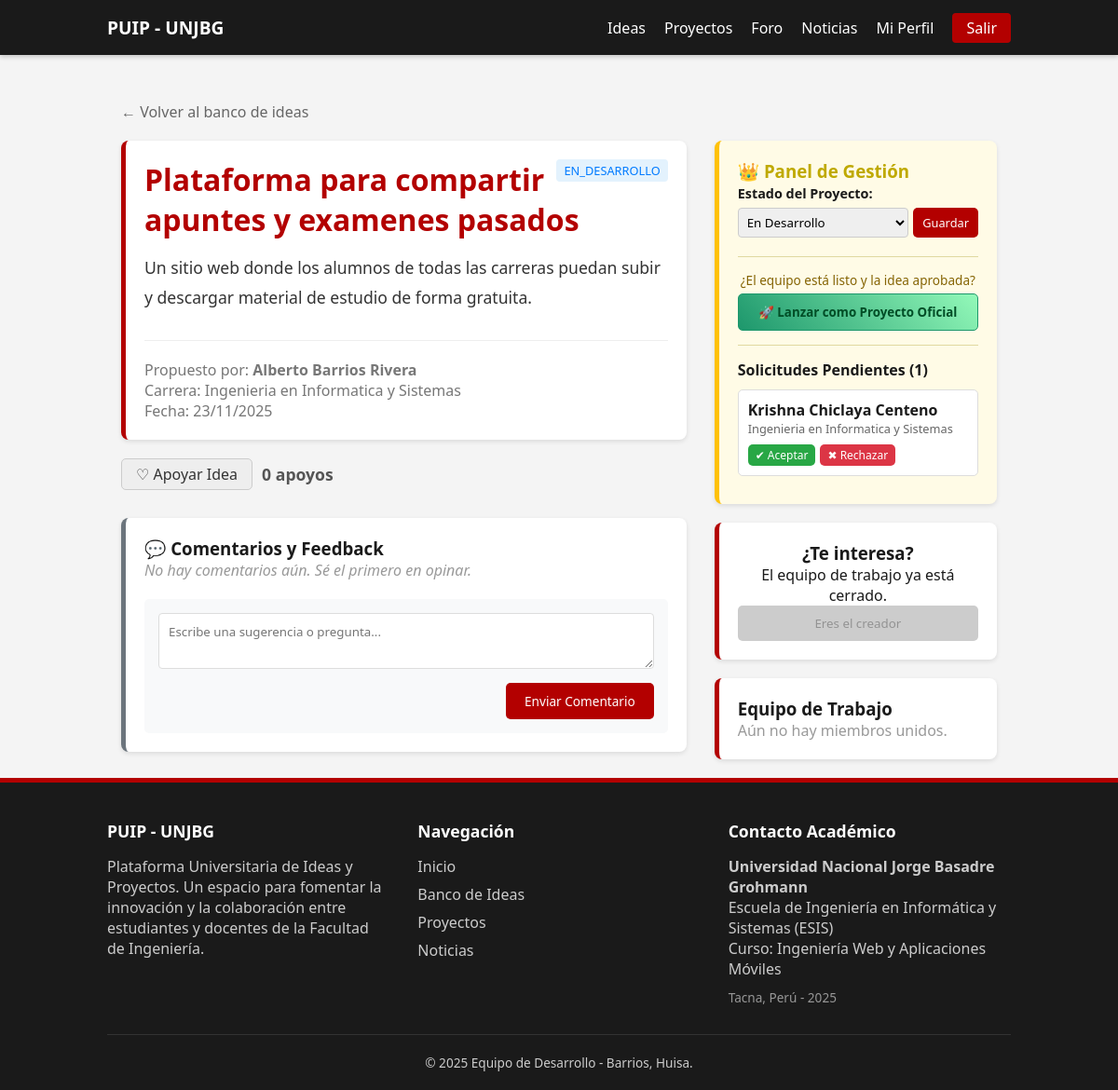
The page /idea/detalle/3 (signed in) on the database its author committed.
### tables this page shows
create table ideas (
    id_idea int primary key auto_increment,
    titulo varchar(255) not null,
    descripcion varchar(500) not null,
    estado enum('abierta', 'en_desarrollo', 'cerrada') not null default 'abierta',
    archivo_adjunto varchar(255) null,
    etiquetas varchar(255) null,
    usuario_creador_id int not null,
    fecha_creacion timestamp default current_timestamp,
    constraint fk_ideas_usuarios foreign key (usuario_creador_id) references usuarios(id_usuario) on delete cascade
);

create table usuarios (
    id_usuario int primary key auto_increment,
    nombre_completo varchar(200) not null,
    correo_electronico varchar(255) not null unique,
    password_hash varchar(255) not null,
    carrera_id int,
    rol enum('estudiante', 'administrador') not null default 'estudiante',
    foto_perfil varchar(255),
    fecha_registro timestamp default current_timestamp,
    constraint fk_usuarios_carreras foreign key (carrera_id) references carreras(id_carrera) on delete set null
);

create table carreras (
    id_carrera int primary key auto_increment,
    nombre varchar(150) not null unique,
    descripcion varchar(500)
);

create table idea_miembros (
    idea_id int not null,
    usuario_id int not null,
    estado_solicitud ENUM('pendiente', 'aceptado', 'rechazado') DEFAULT 'pendiente',
    mensaje_solicitud VARCHAR(255) NULL,
    fecha_union timestamp default current_timestamp,
    primary key (idea_id, usuario_id),
    constraint fk_idea_miembros_ideas foreign key (idea_id) references ideas(id_idea) on delete cascade,
    constraint fk_idea_miembros_usuarios foreign key (usuario_id) references usuarios(id_usuario) on delete cascade
);

### app/controllers/IdeaController.php (called while the page is built, shortened)
<?php
class IdeaController extends Controller {
    public function detalle($id){
        $ideaModel = $this->model('Idea');
        $idea = $ideaModel->obtenerPorId($id);
        $miembros = $ideaModel->obtenerMiembros($id);
        $numVotos = $ideaModel->contarVotos($id);
        $comentarios = $ideaModel->obtenerComentarios($id);
        $yaVote = false;
        $esMiembro = false;
        $estadoMembresia = null;
        $solicitudes = [];
        if(isset($_SESSION['usuario_id']) && $_SESSION['usuario_id'] == $idea->usuario_creador_id){
            $solicitudes = $ideaModel->obtenerSolicitudes($id);
        }
        $datos = [
            'idea' => $idea,
            'miembros' => $miembros,
            'es_miembro' => $esMiembro,
            'estado_membresia' => $estadoMembresia,
            'solicitudes' => $solicitudes,
            'votos' => $numVotos,
            'ya_vote' => $yaVote,
            'comentarios' => $comentarios
        ];
        $this->view('ideas/detalle', $datos);
    }
}

### app/core/App.php (called while the page is built, shortened)
<?php
class App{
    protected $method = 'index';
    public function __construct(){
        $url = $this->parseUrl();
        if(isset($url[0])){
            $controllerName = ucfirst($url[0]) . 'Controller';
            if(file_exists('../app/controllers/' . $controllerName . '.php')){
                unset($url[0]);
            }
        }
        $this->controller = new $this->controller;
        if(isset($url[1])){
            if(method_exists($this->controller, $url[1])){
                $this->method = $url[1];
                unset($url[1]);
            }
        }
        $this->params = $url ? array_values($url) : [];
        call_user_func_array([$this->controller, $this->method], $this->params);
    }
    public function parseURL(){
        if(isset($_GET['url'])){
            return explode('/', filter_var(rtrim($_GET['url'], '/'), FILTER_SANITIZE_URL));
        }
        return [];
    }
}
?>

### public/index.php (called while the page is built, shortened)
<?php
require_once '../app/core/App.php';
require_once '../app/core/Controller.php';
require_once '../app/core/Database.php';
$app = new App();
?>

### app/models/Idea.php (called while the page is built, shortened)
<?php
class Idea {
    private $db;
    public function __construct(){
        $this->db = Database::connect();
    }
    public function obtenerPorId($id){
        $sql = "SELECT i.*, u.nombre_completo as autor, u.correo_electronico, c.nombre as carrera
                FROM ideas i
                JOIN usuarios u ON i.usuario_creador_id = u.id_usuario
                LEFT JOIN carreras c ON u.carrera_id = c.id_carrera
                WHERE i.id_idea = :id";
        $stmt = $this->db->prepare($sql);
        $stmt->bindValue(':id', $id);
        $stmt->execute();
        return $stmt->fetch(PDO::FETCH_OBJ);
    }
    public function obtenerSolicitudes($id_idea){
        $sql = "SELECT u.id_usuario, u.nombre_completo, c.nombre as carrera, im.mensaje_solicitud, im.fecha_union
                FROM idea_miembros im
                JOIN usuarios u ON im.usuario_id = u.id_usuario
                LEFT JOIN carreras c ON u.carrera_id = c.id_carrera
                WHERE im.idea_id = :id AND im.estado_solicitud = 'pendiente'";
        $stmt = $this->db->prepare($sql);
        $stmt->bindValue(':id', $id_idea);
        $stmt->execute();
        return $stmt->fetchAll(PDO::FETCH_OBJ);
    }
}

### app/core/Database.php (called while the page is built, shortened)
<?php
class Database {
    private $host = 'localhost';
    private $db_name = 'plataforma_universitaria';
    private $username = 'root';
    private $password = '';
    private static $instance = null;
    private function __construct() {
        try {
            $this->conn = new PDO(
                "mysql:host=" . $this->host . ";dbname=" . $this->db_name . ";charset=utf8mb4",
                $this->username,
                $this->password
            );
        } catch(PDOException $e) {
            echo "Error de conexion: " . $e->getMessage();
        }
    }
    public static function connect() {
        if (self::$instance === null) {
            self::$instance = new Database();
        }
        return self::$instance->conn;
    }
}
?>

### app/views/ideas/detalle.php (the view, shortened to what this page needs)
<?php require_once APPROOT . '/views/layouts/header.php'; ?>
<div class="container" style="margin-top: 30px;">
    <a href="<?= BASE_URL ?>idea" style="color: #666;">&larr; Volver al banco de ideas</a>
    <div style="display: flex; flex-wrap: wrap; gap: 30px; margin-top: 20px;">
        <div style="flex: 2; min-width: 300px;">
            <div class="card">
                <span class="badge" style="background:#e3f2fd; color:#007bff; float:right;">
                    <?= strtoupper($data['idea']->estado) ?>
                </span>
                <h1 style="color: var(--primary); margin-bottom: 15px;"><?= $data['idea']->titulo ?></h1>
                <p style="font-size: 1.1rem; line-height: 1.8; color: #333;">
                    <?= nl2br($data['idea']->descripcion) ?>
                </p>
                <div style="margin-top: 30px; padding-top: 20px; border-top: 1px solid #eee; color: #777;">
                    <p>Propuesto por: <strong><?= $data['idea']->autor ?></strong></p>
                    <p>Carrera: <?= $data['idea']->carrera ?></p>
                    <p>Fecha: <?= date('d/m/Y', strtotime($data['idea']->fecha_creacion)) ?></p>
                </div>
            </div>
            <div style="display: flex; align-items: center; gap: 10px; margin-bottom: 20px;">
                <?php if(isset($_SESSION['usuario_id'])): ?>
                    <a href="<?= BASE_URL ?>idea/votar/<?= $data['idea']->id_idea ?>"
                    class="btn"
                    style="background: <?= $data['ya_vote'] ? '#e74c3c' : '#eee' ?>;
                            color: <?= $data['ya_vote'] ? 'white' : '#333' ?>;
                            border: 1px solid #ccc; padding: 5px 15px; display: flex; align-items: center; gap: 5px;">
                    <?= $data['ya_vote'] ? '♥ Apoyado' : '♡ Apoyar Idea' ?>
                    </a>
                <?php else: ?>
                    <span style="background: #eee; padding: 5px 15px; border-radius: 5px; color: #666;">♡ Ingresa para apoyar</span>
                <?php endif; ?>
                <strong style="font-size: 1.1rem; color: #555;">
                    <?= $data['votos'] ?> apoyos
                </strong>
            </div>
            <div class="card" style="margin-top: 30px; border-left: 5px solid #6c757d;">
                <h3>💬 Comentarios y Feedback</h3>
                <div style="margin-bottom: 20px; max-height: 400px; overflow-y: auto;">
                    <?php if(empty($data['comentarios'])): ?>
                        <p style="color: #999; font-style: italic;">No hay comentarios aún. Sé el primero en opinar.</p>
                    <?php endif; ?>
                </div>
                <?php if(isset($_SESSION['usuario_id'])): ?>
                    <form action="<?= BASE_URL ?>idea/comentar/<?= $data['idea']->id_idea ?>" method="POST" style="background: #f8f9fa; padding: 15px; border-radius: 5px;">
                        <textarea name="comentario" style="width: 100%; height: 60px; padding: 10px; border: 1px solid #ddd; border-radius: 4px;" placeholder="Escribe una sugerencia o pregunta..." required></textarea>
                        <div style="text-align: right; margin-top: 10px;">
                            <button type="submit" class="btn btn-primary" style="font-size: 0.85rem;">Enviar Comentario</button>
                        </div>
                    </form>
                <?php else: ?>
                    <div style="background: #e9ecef; padding: 10px; text-align: center; border-radius: 5px;">
                        <a href="<?= BASE_URL ?>auth/login" style="font-weight: bold;">Inicia sesión</a> para dejar un comentario.
                    </div>
                <?php endif; ?>
            </div>
        </div>
        <div style="flex: 1; min-width: 250px;">
            <?php if(isset($_SESSION['usuario_id']) && $_SESSION['usuario_id'] == $data['idea']->usuario_creador_id): ?>
                <div class="card" style="border-left: 5px solid #ffc107; background: #fffbe6;">
                    <h3 style="color: #bfa900;">👑 Panel de Gestión</h3>
                    <form action="<?= BASE_URL ?>idea/cambiar_estado/<?= $data['idea']->id_idea ?>" method="POST" style="margin-bottom: 20px;">
                        <label style="font-size: 0.9rem; font-weight: bold;">Estado del Proyecto:</label>
                        <div style="display: flex; gap: 5px; margin-top: 5px;">
                            <select name="estado" style="padding: 5px; border-radius: 4px; border: 1px solid #ccc; flex-grow: 1;">
                                <option value="en_desarrollo" <?= $data['idea']->estado == 'en_desarrollo' ? 'selected' : '' ?>>En Desarrollo</option>
                            </select>
                            <button type="submit" class="btn btn-primary" style="padding: 5px 10px; font-size: 0.8rem;">Guardar</button>
                        </div>
                    </form>
                    <?php if($data['idea']->estado != 'cerrada'): ?>
                        <hr style="border: 0; border-top: 1px solid #e0d8a0; margin: 15px 0;">
                        <div style="text-align: center;">
                            <p style="font-size: 0.85rem; color: #856404; margin-bottom: 5px;">
                                ¿El equipo está listo y la idea aprobada?
                            </p>
                            <form action="<?= BASE_URL ?>idea/convertir_a_proyecto/<?= $data['idea']->id_idea ?>" method="POST" onsubmit="return confirm('¿Estás seguro? Esto creará un Proyecto Oficial y cerrará esta Idea.');">
                                <button type="submit" class="btn" style="background: linear-gradient(45deg, #1d976c, #93f9b9); color: #004d26; font-weight: bold; width: 100%; border: 1px solid #1d976c;">
                                    🚀 Lanzar como Proyecto Oficial
                                </button>
                            </form>
                        </div>
                    <?php endif; ?>
                    <hr style="border: 0; border-top: 1px solid #e0d8a0; margin: 15px 0;">
                    <h4>Solicitudes Pendientes (<?= count($data['solicitudes']) ?>)</h4>
                    <?php if(empty($data['solicitudes'])): ?>
                        <p style="font-size: 0.85rem; color: #888;">No hay solicitudes nuevas.</p>
                    <?php else: ?>
                        <ul style="list-style: none; margin-top: 10px;">
                            <?php foreach($data['solicitudes'] as $solicitud): ?>
                                <li style="background: white; padding: 10px; border-radius: 5px; margin-bottom: 10px; border: 1px solid #ddd;">
                                    <strong><?= $solicitud->nombre_completo ?></strong>
                                    <div style="font-size: 0.8rem; color: #666;"><?= $solicitud->carrera ?></div>
                                    <div style="margin-top: 8px; display: flex; gap: 5px;">
                                        <a href="<?= BASE_URL ?>idea/gestionar_solicitud/<?= $data['idea']->id_idea ?>/<?= $solicitud->id_usuario ?>/aceptado"
                                        class="btn" style="background: #28a745; color: white; padding: 3px 8px; font-size: 0.75rem;">✔ Aceptar</a>
                                        <a href="<?= BASE_URL ?>idea/gestionar_solicitud/<?= $data['idea']->id_idea ?>/<?= $solicitud->id_usuario ?>/rechazado"
                                        class="btn" style="background: #dc3545; color: white; padding: 3px 8px; font-size: 0.75rem;">✖ Rechazar</a>
                                    </div>
                                </li>
                            <?php endforeach; ?>
                        </ul>
                    <?php endif; ?>
                </div>
            <?php endif; ?>
            <div class="card" style="text-align: center;">
                <h3>¿Te interesa?</h3>
                <?php if($data['idea']->estado == 'abierta'): ?>
                    <p>Únete al equipo para desarrollar este proyecto.</p>
                <?php else: ?>
                    <p>El equipo de trabajo ya está cerrado.</p>
                <?php endif; ?>
                <?php if(isset($_SESSION['usuario_id'])): ?>
                    <?php if($data['idea']->usuario_creador_id == $_SESSION['usuario_id']): ?>
                        <button class="btn" style="background: #ccc; cursor: not-allowed; width: 100%;" disabled>Eres el creador</button>
                    <?php elseif($data['es_miembro']): ?>
                        <button class="btn" style="background: #28a745; color: white; cursor: default; width: 100%;">Solicitud enviada ✔</button>
                    <?php else: ?>
                        <a href="<?= BASE_URL ?>idea/unirse/<?= $data['idea']->id_idea ?>" class="btn btn-primary btn-block">Unirme al Equipo</a>
                    <?php endif; ?>
                <?php else: ?>
                    <a href="<?= BASE_URL ?>auth/login" class="btn btn-primary btn-block">Inicia Sesión para Unirte</a>
                <?php endif; ?>
            </div>
            <div class="card">
                <h3>Equipo de Trabajo</h3>
                <?php if(empty($data['miembros'])): ?>
                    <p style="color: #999;">Aún no hay miembros unidos.</p>
                <?php endif; ?>
            </div>
        </div>
    </div>
</div>
<?php require_once APPROOT . '/views/layouts/footer.php'; ?>

### public/css/style.css (style rules this page uses)
:root { --primary: #b30000; --secondary: #1a1a1a; --light: #f4f4f4; --white: #ffffff; --gray: #666; }
* { box-sizing: border-box; margin: 0; padding: 0; font-family: 'Segoe UI', sans-serif; }
body { background-color: var(--light); color: var(--secondary); display: flex; flex-direction: column; min-height: 100vh; }
a { text-decoration: none; color: inherit; }
ul { list-style: none; }
.container { max-width: 1000px; margin: 0 auto; padding: 0 15px; }
.btn { padding: 10px 20px; border: none; border-radius: 5px; cursor: pointer; }
.btn-primary { background-color: var(--primary); color: white; }
.card { background: white; padding: 20px; margin-bottom: 20px; border-radius: 8px; border-left: 5px solid var(--primary); box-shadow: 0 2px 5px rgba(0,0,0,0.1); }
.badge { background: #eee; padding: 3px 8px; border-radius: 4px; font-size: 0.8rem; }

### rows shown on the page
ideas: estado "EN_DESARROLLO", titulo "Plataforma para compartir apuntes y examenes pasados", descripcion "Un sitio web donde los alumnos de todas las carreras puedan subir y descargar material de estudio de forma gratuita.", usuario_creador.nombre_completo "Alberto Barrios Rivera", carreras.nombre "Ingenieria en Informatica y Sistemas", fecha_creacion "23/11/2025", estado "En Desarrollo"
idea_miembros: usuario.nombre_completo "Krishna Chiclaya Centeno", carreras.nombre "Ingenieria en Informatica y Sistemas"

### other values the page prints
$data['votos'] "0"
count($data['solicitudes']) "1"
